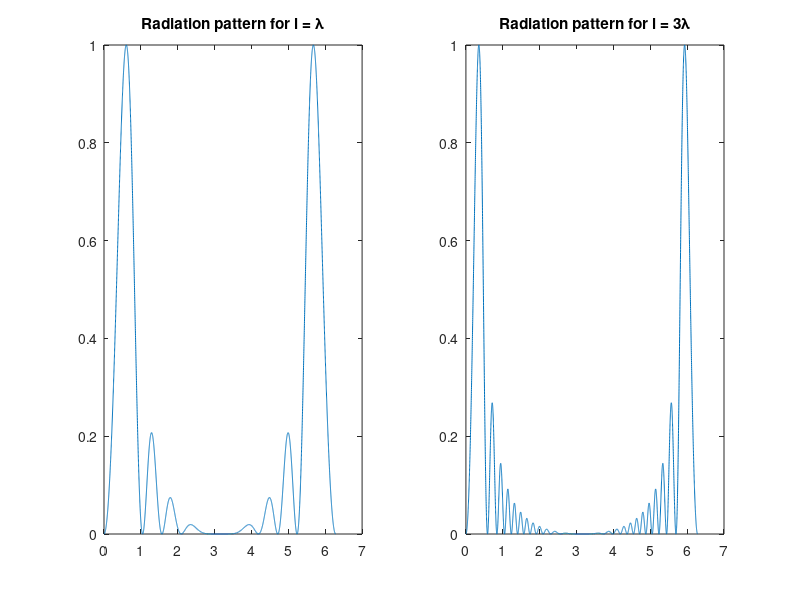

Source code (MATLAB):

%% Calculations
% For l/lambda = 1, ie. l = lambda, k0*l = 2*pi
% For l/lambda = 3, ie. l = 3*lambda, k0*l = 6*pi
theta = 0:0.001:2*pi;
U1 = zeros(size(theta)); % for l = lambda
U2 = zeros(size(theta)); % for L = 3*lambda

for i = 1: length(theta)
    %Etheta(i) = sin(2*2*pi*sin(theta(i)/2)^2)/tan(theta(i)/2); 
    U1(i) = (sin(2*2*pi*sin(theta(i)/2)^2)/tan(theta(i)/2))^2;
    U2(i) = (sin(2*6*pi*sin(theta(i)/2)^2)/tan(theta(i)/2))^2;
end
U1n = U1/max(U1);
U2n = U2/max(U2);
%%plotting
subplot(1, 2, 1);
plot(theta, U1n);
title('Radiation pattern for l = \lambda');
subplot(1, 2, 2);
plot(theta, U2n);
title('Radiation pattern for l = 3\lambda');